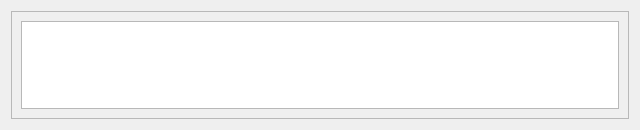
<?xml version="1.0" encoding="UTF-8"?>
<ui version="4.0">
    <class>Form</class>
    <widget class="QWidget" name="Form">
        <property name="geometry">
            <rect>
                <x>0</x>
                <y>0</y>
                <width>640</width>
                <height>130</height>
            </rect>
        </property>
        <property name="minimumSize">
            <size>
                <width>0</width>
                <height>0</height>
            </size>
        </property>
        <property name="maximumSize">
            <size>
                <width>16777215</width>
                <height>16777215</height>
            </size>
        </property>
        <property name="windowTitle">
            <string>Form</string>
        </property>
        <layout class="QGridLayout" name="gridLayout">
            <item row="0" column="0">
                <widget class="QFrame" name="chat_frame">
                    <property name="minimumSize">
                        <size>
                            <width>0</width>
                            <height>0</height>
                        </size>
                    </property>
                    <property name="frameShape">
                        <enum>QFrame::StyledPanel</enum>
                    </property>
                    <property name="frameShadow">
                        <enum>QFrame::Raised</enum>
                    </property>
                    <layout class="QGridLayout" name="chat_frameLayout">
                        <item row="0" column="0">
                            <widget class="QTextBrowser" name="answer_box">
                                <property name="verticalScrollBarPolicy">
                                    <enum>Qt::ScrollBarAsNeeded</enum>
                                </property>
                                <property name="horizontalScrollBarPolicy">
                                    <enum>Qt::ScrollBarAlwaysOff</enum>
                                </property>
                                <property name="sizeAdjustPolicy">
                                    <enum>QAbstractScrollArea::AdjustToContents</enum>
                                </property>
                                <property name="openExternalLinks">
                                    <bool>true</bool>
                                </property>
                            </widget>
                        </item>
                    </layout>
                </widget>
            </item>
        </layout>
    </widget>
    <resources/>
    <connections/>
</ui>
